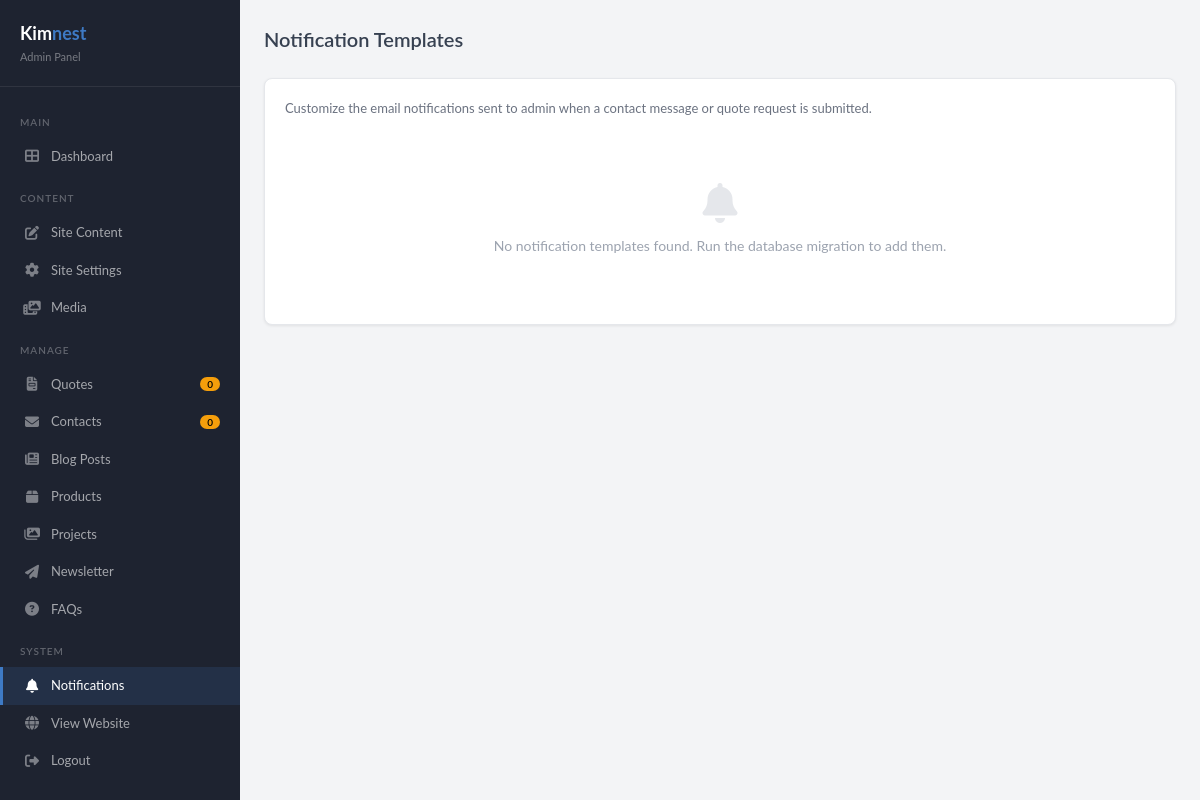
/admin/notifications.php (signed in), run on an earlier commit of the app's database.
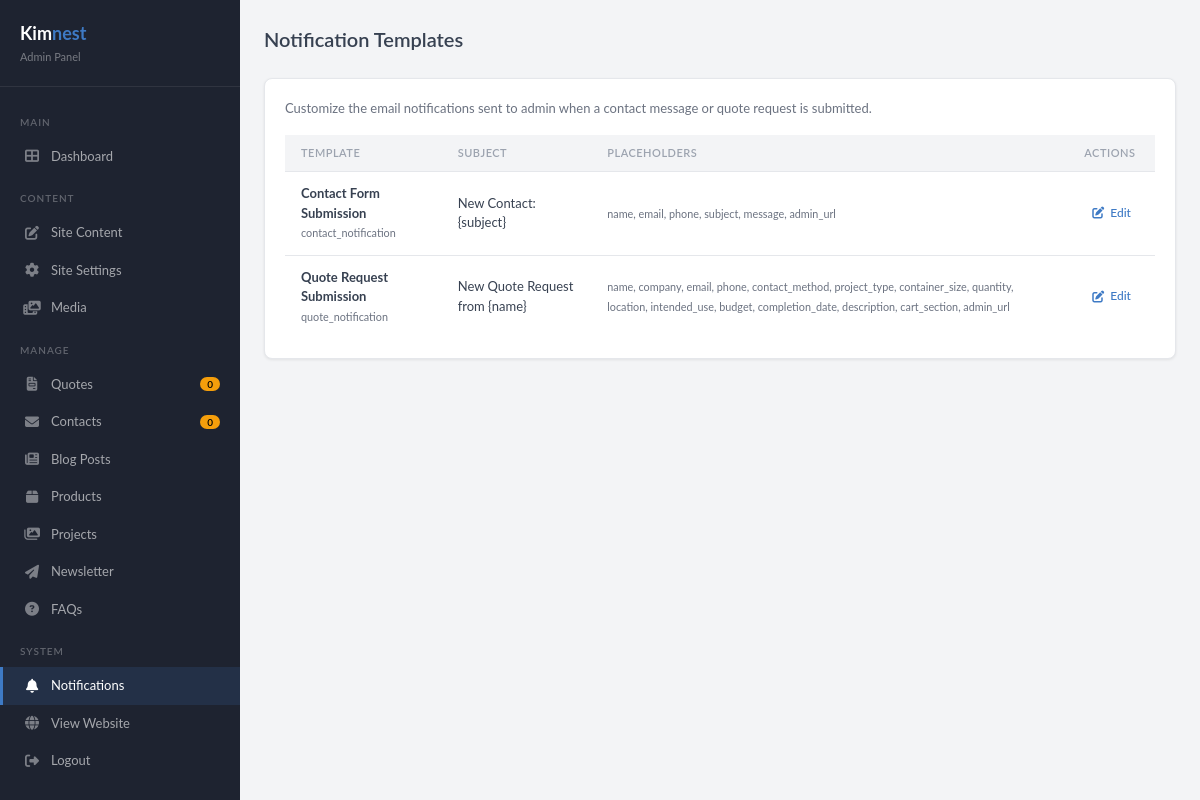
And on a later commit of the database.
### tables this page shows
CREATE TABLE notification_templates (
    id INT AUTO_INCREMENT PRIMARY KEY,
    template_key VARCHAR(100) NOT NULL UNIQUE,
    name VARCHAR(255) NOT NULL,
    subject VARCHAR(255) NOT NULL,
    body LONGTEXT NOT NULL,
    placeholders TEXT,
    created_at TIMESTAMP DEFAULT CURRENT_TIMESTAMP,
    updated_at TIMESTAMP DEFAULT CURRENT_TIMESTAMP ON UPDATE CURRENT_TIMESTAMP
);

### admin/notifications.php (the view, shortened to what this page needs)
<?php
require_once __DIR__ . '/../includes/db.php';
$newQuotes = $pdo->query("SELECT COUNT(*) FROM quotes WHERE status = 'new'")->fetchColumn();
$unreadContacts = $pdo->query("SELECT COUNT(*) FROM contacts WHERE status = 'unread'")->fetchColumn();
$templates = $pdo->query("SELECT * FROM notification_templates ORDER BY id ASC")->fetchAll();
$editTemplate = null;
?>
<!DOCTYPE html>
<html lang="en">
<head>
    <link rel="stylesheet" href="https://cdnjs.cloudflare.com/ajax/libs/font-awesome/6.4.0/css/all.min.css">
    <link rel="stylesheet" href="<?= BASE_URL ?>/assets/css/admin.css">
    <link href="https://cdn.quilljs.com/1.3.7/quill.snow.css" rel="stylesheet">
</head>
<body>
    <div class="admin-layout">
        <aside class="sidebar">
            <div class="sidebar-brand">
                <div class="logo">Kim<span>nest</span></div>
                <div class="subtitle">Admin Panel</div>
            </div>
            <nav class="sidebar-nav">
                <div class="nav-section">Main</div>
                <a href="<?= BASE_URL ?>/admin/index.php"><i class="fas fa-th-large"></i> Dashboard</a>
                <div class="nav-section">Content</div>
                <a href="<?= BASE_URL ?>/admin/content.php"><i class="fas fa-edit"></i> Site Content</a>
                <a href="<?= BASE_URL ?>/admin/settings.php"><i class="fas fa-cog"></i> Site Settings</a>
                <a href="<?= BASE_URL ?>/admin/media.php"><i class="fas fa-photo-video"></i> Media</a>
                <div class="nav-section">Manage</div>
                <a href="<?= BASE_URL ?>/admin/quotes.php"><i class="fas fa-file-invoice"></i> Quotes <span class="badge"><?= $newQuotes ?></span></a>
                <a href="<?= BASE_URL ?>/admin/contacts.php"><i class="fas fa-envelope"></i> Contacts <span class="badge"><?= $unreadContacts ?></span></a>
                <a href="<?= BASE_URL ?>/admin/blog.php"><i class="fas fa-newspaper"></i> Blog Posts</a>
                <a href="<?= BASE_URL ?>/admin/products.php"><i class="fas fa-box"></i> Products</a>
                <a href="<?= BASE_URL ?>/admin/projects.php"><i class="fas fa-images"></i> Projects</a>
                <a href="<?= BASE_URL ?>/admin/newsletter.php"><i class="fas fa-paper-plane"></i> Newsletter</a>
                <a href="<?= BASE_URL ?>/admin/faqs.php"><i class="fas fa-question-circle"></i> FAQs</a>
                <div class="nav-section">System</div>
                <a href="<?= BASE_URL ?>/admin/notifications.php" class="active"><i class="fas fa-bell"></i> Notifications</a>
                <a href="<?= BASE_URL ?>/" target="_blank"><i class="fas fa-globe"></i> View Website</a>
                <a href="<?= BASE_URL ?>/admin/logout.php"><i class="fas fa-sign-out-alt"></i> Logout</a>
            </nav>
        </aside>
        <main class="main-content">
            <?php if ($editTemplate): ?>
                <div class="page-header">
                    <h1>Edit: <?= htmlspecialchars($editTemplate['name']) ?></h1>
                    <a href="<?= BASE_URL ?>/admin/notifications.php" class="btn btn-outline"><i class="fas fa-arrow-left"></i> Back</a>
                </div>
                <?php if (isset($_GET['saved'])): ?>
                    <div class="alert alert-success">Template saved successfully.</div>
                <?php endif; ?>
                <div class="card">
                    <div class="card-body">
                        <form method="POST" onsubmit="document.getElementById('quillHtml').value = quill.root.innerHTML;">
                            <input type="hidden" name="id" value="<?= $editTemplate['id'] ?>">
                            <div class="form-group">
                                <label>Template Name</label>
                                <input type="text" value="<?= htmlspecialchars($editTemplate['name']) ?>" disabled style="background:#f3f4f6;">
                            </div>
                            <div class="form-group">
                                <label>Email Subject Line</label>
                                <input type="text" name="subject" value="<?= htmlspecialchars($editTemplate['subject']) ?>" required>
                                <div class="template-note">Use <code>{placeholder}</code> to insert dynamic values.</div>
                            </div>
                            <div class="form-group">
                                <label>Email Body (HTML)</label>
                                <div id="quillEditor" style="height:350px;margin-bottom:12px;"></div>
                                <textarea name="body" id="quillHtml" style="display:none;"><?= htmlspecialchars($editTemplate['body']) ?></textarea>
                            </div>
                            <div class="form-group">
                                <label>Available Placeholders</label>
                                <p class="template-note">Click a placeholder to copy it to your clipboard, then paste it into the subject or body.</p>
                                <div class="placeholder-list" id="placeholderList">
                                    <?php foreach (explode(',', $editTemplate['placeholders']) as $ph): ?>
                                        <span class="placeholder-tag" onclick="navigator.clipboard.writeText('{<?= trim($ph) ?>}').then(()=>this.textContent='Copied!');setTimeout(()=>this.textContent='{<?= trim($ph) ?>}',1200)">{<?= trim($ph) ?>}</span>
                                    <?php endforeach; ?>
                                </div>
                            </div>
                            <button type="submit" class="btn btn-primary"><i class="fas fa-save"></i> Save Template</button>
                            <a href="<?= BASE_URL ?>/admin/notifications.php?reset=<?= urlencode($editTemplate['template_key']) ?>" class="btn btn-outline" onclick="return confirm('Reset this template to default?')"><i class="fas fa-undo"></i> Reset to Default</a>
                        </form>
                    </div>
                </div>
                <script>
                var quill = new Quill('#quillEditor', {
                    theme: 'snow',
                    modules: {
                        toolbar: [
                            [{ 'header': [1,2,3,false] }],
                            ['bold', 'italic', 'underline', 'strike'],
                            [{ 'color': [] }, { 'background': [] }],
                            [{ 'list': 'ordered'}, { 'list': 'bullet' }],
                            ['link', 'image'],
                            ['clean']
                        ]
                    },
                    placeholder: 'Compose your email notification template...'
                });
                quill.root.innerHTML = <?= json_encode($editTemplate['body']) ?>;
                </script>
            <?php else: ?>
                <div class="page-header">
                    <h1>Notification Templates</h1>
                </div>
                <div class="card">
                    <div class="card-body">
                        <p style="margin-bottom:16px;font-size:13px;color:#6b7280;">Customize the email notifications sent to admin when a contact message or quote request is submitted.</p>
                        <?php if (empty($templates)): ?>
                            <div class="empty-state">
                                <i class="fas fa-bell"></i>
                                <p>No notification templates found. Run the database migration to add them.</p>
                            </div>
                        <?php else: ?>
                            <table>
                                <thead>
                                    <tr>
                                        <th>Template</th>
                                        <th>Subject</th>
                                        <th>Placeholders</th>
                                        <th>Actions</th>
                                    </tr>
                                </thead>
                                <tbody>
                                    <?php foreach ($templates as $t): ?>
                                        <tr>
                                            <td><strong><?= htmlspecialchars($t['name']) ?></strong><br><small style="color:#6b7280;"><?= htmlspecialchars($t['template_key']) ?></small></td>
                                            <td><?= htmlspecialchars($t['subject']) ?></td>
                                            <td><small style="color:#6b7280;"><?= htmlspecialchars($t['placeholders']) ?></small></td>
                                            <td>
                                                <a href="<?= BASE_URL ?>/admin/notifications.php?edit=<?= $t['id'] ?>" class="btn btn-link btn-sm"><i class="fas fa-edit"></i> Edit</a>
                                            </td>
                                        </tr>
                                    <?php endforeach; ?>
                                </tbody>
                            </table>
                        <?php endif; ?>
                    </div>
                </div>
            <?php endif; ?>
        </main>
    </div>
</body>
</html>

### assets/css/admin.css (style rules this page uses)
:root { --admin-primary: #3e7ac5; --admin-primary-light: #e8f0fe; --admin-dark: #1a1d23; --admin-sidebar: #1e2330; --admin-sidebar-hover: rgba(255,255,255,0.08); --admin-sidebar-active: rgba(62,122,197,0.15); --admin-text: #374151; --admin-text-light: #6b7280; --admin-text-muted: #9ca3af; --admin-border: #e5e7eb; --admin-bg: #f3f4f6; --admin-white: #ffffff; --admin-success: #10b981; --admin-warning: #f59e0b; --admin-danger: #ef4444; --admin-radius: 8px; --admin-shadow: 0 1px 3px rgba(0,0,0,0.08); --admin-shadow-md: 0 4px 12px rgba(0,0,0,0.1); }
* { margin: 0; padding: 0; box-sizing: border-box; }
body { font-family: 'Lato', -apple-system, BlinkMacSystemFont, sans-serif; font-size: 14px; color: var(--admin-text); background: var(--admin-bg); line-height: 1.5; }
.admin-layout { display: flex; min-height: 100vh; }
.sidebar { width: 240px; background: var(--admin-sidebar); position: fixed; top: 0; left: 0; bottom: 0; overflow-y: auto; z-index: 100; display: flex; flex-direction: column; }
.sidebar-brand { padding: 20px; border-bottom: 1px solid rgba(255,255,255,0.08); }
.sidebar-brand .logo { font-size: 18px; font-weight: 700; color: #fff; }
.sidebar-brand .logo span { color: var(--admin-primary); }
.sidebar-brand .subtitle { font-size: 11px; color: rgba(255,255,255,0.4); margin-top: 2px; }
.sidebar-nav { padding: 12px 0; flex: 1; }
.sidebar-nav .nav-section { font-size: 10px; font-weight: 600; color: rgba(255,255,255,0.3); text-transform: uppercase; letter-spacing: 1px; padding: 16px 20px 8px; }
.sidebar-nav a { display: flex; align-items: center; gap: 10px; padding: 9px 20px; color: rgba(255,255,255,0.6); text-decoration: none; font-size: 13px; transition: all 0.2s; border-left: 3px solid transparent; }
.sidebar-nav a.active { color: #fff; background: var(--admin-sidebar-active); border-left-color: var(--admin-primary); }
.sidebar-nav a i { width: 18px; font-size: 14px; text-align: center; opacity: 0.7; }
.sidebar-nav a.active i { opacity: 1; }
.sidebar-nav .badge { margin-left: auto; background: var(--admin-warning); color: #000; font-size: 10px; font-weight: 600; padding: 2px 7px; border-radius: 10px; line-height: 1; }
.main-content { margin-left: 240px; flex: 1; padding: 24px; min-height: 100vh; }
.page-header { display: flex; justify-content: space-between; align-items: center; margin-bottom: 24px; }
.page-header h1 { font-size: 20px; font-weight: 600; color: var(--admin-text); }
.card { background: var(--admin-white); border-radius: var(--admin-radius); box-shadow: var(--admin-shadow); margin-bottom: 20px; border: 1px solid var(--admin-border); }
.card-body { padding: 20px; }
table { width: 100%; border-collapse: collapse; }
th { font-size: 11px; font-weight: 600; color: var(--admin-text-muted); text-transform: uppercase; letter-spacing: 0.5px; text-align: left; padding: 10px 16px; border-bottom: 1px solid var(--admin-border); background: var(--admin-bg); }
td { padding: 12px 16px; border-bottom: 1px solid var(--admin-border); font-size: 13px; color: var(--admin-text); }
tr:last-child td { border-bottom: none; }
.btn { display: inline-flex; align-items: center; gap: 6px; padding: 8px 16px; font-size: 13px; font-weight: 500; border-radius: 6px; border: 1px solid transparent; cursor: pointer; text-decoration: none; transition: all 0.2s; font-family: inherit; line-height: 1.4; }
.btn-sm { padding: 5px 10px; font-size: 12px; }
.btn-link { background: none; border: none; color: var(--admin-primary); padding: 4px 8px; }
.badge { display: inline-block; padding: 3px 8px; border-radius: 4px; font-size: 11px; font-weight: 500; }
.empty-state { text-align: center; padding: 48px 20px; }
.empty-state i { font-size: 40px; color: var(--admin-border); margin-bottom: 12px; }
.empty-state p { color: var(--admin-text-muted); font-size: 14px; }

What changed in the data, as far as the page shows it:
added notification_templates: name "Contact Form Submission", template_key "contact_notification", subject "New Contact: {subject}", placeholders "name, email, phone, subject, message, admin_url"
added notification_templates: name "Quote Request Submission", template_key "quote_notification", subject "New Quote Request from {name}", placeholders "name, company, email, phone, contact_method, project_type, container_size, quantity, location, intended_use, budget, completion_date, description, cart_section, admin_url"
Also different on the page:
text no longer shown: "No notification templates found. Run the database migration to add them."
text now shown: "TEMPLATE SUBJECT PLACEHOLDERS ACTIONS"
